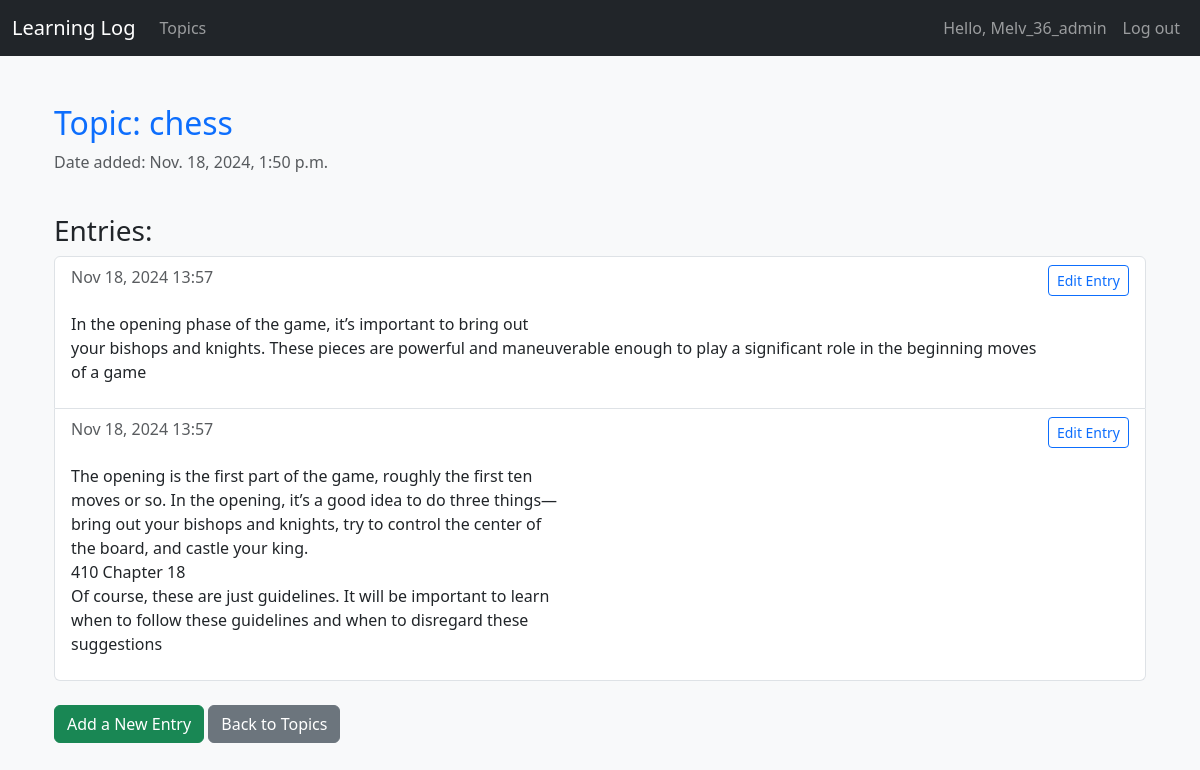
/topics/1/ (signed in), run on the app's committed database.
### learning_logs/models.py (models this page shows, shortened)
class Topic(models.Model):
    text = models.CharField(max_length=200)
    date_added = models.DateTimeField(auto_now_add=True)
    owner = models.ForeignKey(User, on_delete=models.CASCADE, null=True)  # Ensure this exists

class Entry(models.Model):
    topic = models.ForeignKey(Topic, on_delete=models.CASCADE)
    text = models.TextField()
    date_added = models.DateTimeField(null=True)
    class Meta:
        verbose_name_plural = 'entries'

### learning_logs/views.py (the view)
# urls.py: path('topics/<int:topic_id>/', views.topic, name='topic'),
@login_required
def topic(request, topic_id):
    topic = get_object_or_404(Topic, id=topic_id)  # Fetch the topic or return 404 if not found
    entries = topic.entry_set.order_by('-date_added')  # Get all related entries, ordered by date
    context = {'topic': topic, 'entries': entries}
    return render(request, 'learning_logs/topic.html', context)

### learning_log/templates/learning_logs/topic.html (shortened to what this page needs)
{% extends "learning_logs/base.html" %}
{% block content %}
<div class="container">
    <div class="row">
        <div class="col-12">
            <h2 class="mt-4 text-primary">Topic: {{ topic.text }}</h2>
            <p class="text-muted">Date added: {{ topic.date_added }}</p>
        </div>
    </div>
    <div class="row">
        <div class="col-12">
            <h3 class="mt-4">Entries:</h3>
            {% if entries %}
                <ul class="list-group">
                    {% for entry in entries %}
                        <li class="list-group-item">
                            <div class="d-flex justify-content-between">
                                <span class="text-muted">{{ entry.date_added|date:'M d, Y H:i' }}</span>
                                <a href="{% url 'learning_logs:edit_entry' entry.id %}" class="btn btn-sm btn-outline-primary">Edit Entry</a>
                            </div>
                            <p class="mt-2">{{ entry.text|linebreaks }}</p>
                        </li>
                    {% endfor %}
                </ul>
            {% else %}
                <p class="text-muted">No entries have been added yet for this topic.</p>
            {% endif %}
        </div>
    </div>
    <div class="row mt-4">
        <div class="col-12">
            <a href="{% url 'learning_logs:new_entry' topic.id %}" class="btn btn-success">Add a New Entry</a>
            <a href="{% url 'learning_logs:topics' %}" class="btn btn-secondary">Back to Topics</a>
        </div>
    </div>
</div>
{% endblock %}

### learning_log/templates/learning_logs/base.html (shortened to what this page needs)
{% load bootstrap5 %}
<!DOCTYPE html>
<html lang="en">
<head>
    <link href="https://cdn.jsdelivr.net/npm/bootstrap@5.3.0-alpha1/dist/css/bootstrap.min.css"
          rel="stylesheet"
>
</head>
<body class="bg-light">
<nav class="navbar navbar-expand-lg navbar-dark bg-dark">
    <div class="container-fluid">
        <a class="navbar-brand" href="{% url 'learning_logs:home' %}">Learning Log</a>
        <div class="collapse navbar-collapse" id="navbarNav">
            <ul class="navbar-nav">
                <li class="nav-item">
                    <a class="nav-link" href="{% url 'learning_logs:topics' %}">Topics</a>
                </li>
            </ul>
            <ul class="navbar-nav ms-auto">
                {% if user.is_authenticated %}
                    <li class="nav-item">
                        <a class="nav-link" href="#">Hello, {{ user.username }}</a>
                    </li>
                    <li class="nav-item">
                        <a class="nav-link" href="{% url 'users:logout' %}">Log out</a>
                    </li>
                {% endif %}
            </ul>
        </div>
    </div>
</nav>
<div class="container mt-4">
    <div>
        {% block content %}{% endblock %}
    </div>
</div>
</body>
</html>

### data on the page
Topic: text "chess", date_added "Nov. 18, 2024, 1:50 p.m."
Entry: date_added "Nov 18, 2024 13:57", text "In the opening phase of the game, it’s important to bring out your bishops and knights. These pieces are powerful and maneuverable enough to play a significant role in the beginning moves of a game"
Entry: date_added "Nov 18, 2024 13:57", text "The opening is the first part of the game, roughly the first ten moves or so. In the opening, it’s a good idea to do three things— bring out your bishops and knights, try to control the center of the board, and castle your king. 410 Chapter 18 Of course, these are just guidelines. It will be important to learn when to follow these guidelines and when to disregard these suggestions"

### other printed values
{{ user.username }} "Melv_36_admin"
